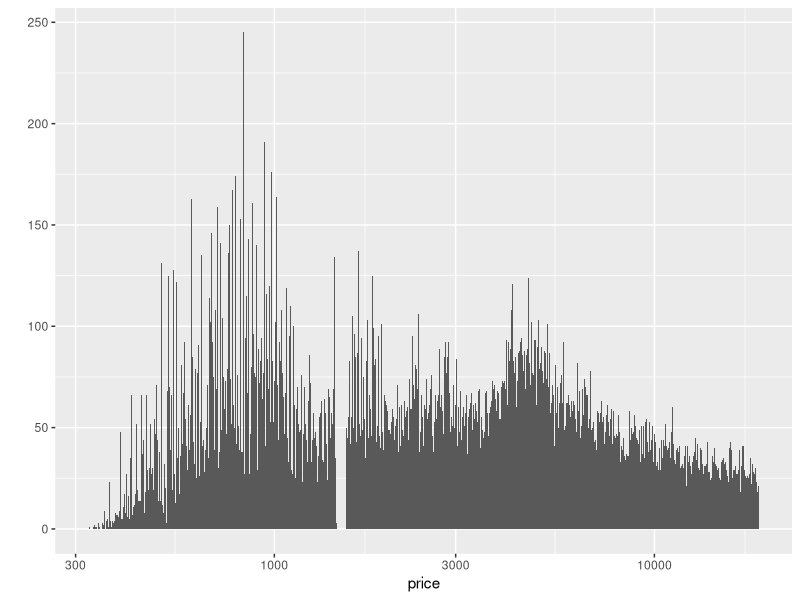
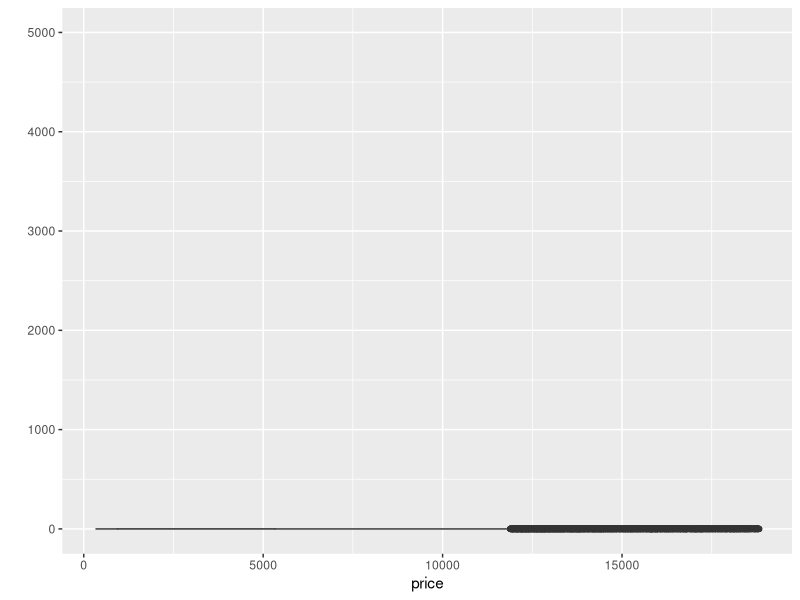

Generate these figures, in order, with R: (Note: this script raises an error after producing the figures.)
## ---- chunk 1
data(diamonds)

?diamonds
## ---- chunk 2
library('ggplot2')
names(diamonds)

qplot(x=price, data=diamonds, bins=1000, xlim=c(500, 10000))+
  scale_x_log10()


qplot(geom='boxplot',x=price, data=subset(diamonds,!is.na(price) ))+
  coord_cartesian(ylim=c(0,5000))
summary(diamonds$price)

x<-diamonds$price
y <-subset(x, x<500)
table(y$price)
summary(y)
length(y)

length(subset(x, x>=15000))

qplot(x=price, data=subset(diamonds,!is.na(price)), bins=1000, xlim=c(500, 7000),breaks = seq(0, 7000, 100))+
  facet_wrap(~diamonds$cut, ncol=5)
qplot(x=price, data=subset(diamonds,!is.na(price)))+
  facet_grid(~cut)

by(diamonds$price, diamonds$cut, max)
qplot(x = (price/carat), data = subset(diamonds,!is.na(price)), geom='boxplot') + facet_wrap(~cut)+#, scales="free_y")+
  scale_x_log10()

qplot(geom= 'boxplot', y = price, data = subset(diamonds,!is.na(price)) ,ylim=c(0,1000))
ggsave('priceHistogram.png')

  qplot(geom= 'boxplot', x= color, y = price/carat, data = subset(diamonds,!is.na(price)))


  qplot(geom= 'freqpoly', x = carat, data = diamonds, binwidth=0.05)+
  coord_cartesian(ylim=c(0,8000))

  facet_wrap(~carat)

yy <-ggsave('priceHistogram.png')


by(diamonds$price, diamonds$color, summary)

?diamonds


